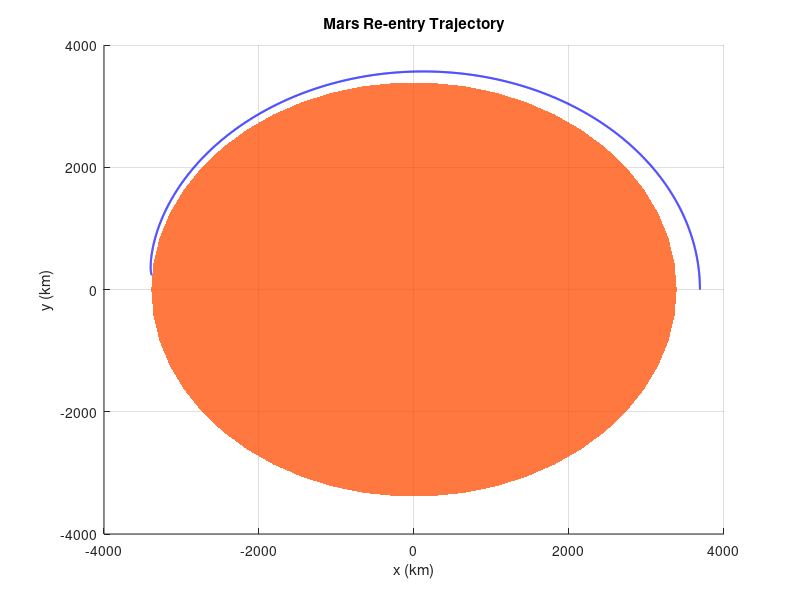

Recreate this plot in MATLAB.
%%%%%%%%%%%%%%%%%%%%%%%%%%%%%%%%%%%%%%%%%%%%%%%%%%%%%%%%%%%%%%%%%%%%%%%%%%%
%                       Mars Re-entry Simulation                            %
%                                                                           %
% This script simulates the re-entry trajectory of a spacecraft on Mars,    %
% considering the effects of gravity, drag, and lift forces. The dynamics   %
% are calculated using numerical integration, and the re-entry path is      %
% plotted in 3D.                                                            %
%                                                                           %
% Input Parameters:                                                         %
%   - Initial velocity (v0) in m/s                                          %
%   - Mass (m) of the spacecraft in kg                                      %
%   - Initial altitude (h) in meters                                        %
%   - Mars gravitational acceleration (gm) in m/s^2                         %
%   - Mars radius (Rm) in meters                                            %
%   - Mars gravitational constant (Mum) in m^3/s^2                          %
%   - Cross-sectional area (Scross) in m^2                                  %
%   - Drag coefficient (Cd)                                                 %
%   - Lift coefficient (Cl)                                                 %
%                                                                           %
% The code performs numerical integration using a time step (Dt) to update  %
% the spacecraft's position and velocity, calculating the forces at each    %
% time step. The trajectory is terminated when the spacecraft reaches the   %
% surface of Mars (impact condition).                                       %
%                                                                           %
% Author: [Florian Calatayud]                                               %
% Date: [05/2018]                                                           %
%%%%%%%%%%%%%%%%%%%%%%%%%%%%%%%%%%%%%%%%%%%%%%%%%%%%%%%%%%%%%%%%%%%%%%%%%%%

clear all;  % Remove all variables from the workspace
clc;        % Clear the command window


clear all  % Remove all variables from the workspace
clc        % Clear the command window

% Initial parameters
i = 0;
v0 = 3.35e3;   % Initial velocity in m/s
m = 3;         % Mass in kg
h = 300e3;     % Initial altitude in m
gm = 3.711;    % Mars gravitational acceleration in m/s^2
Rm = 3.3895e6; % Mars radius in m
Mum = 42828e9; % Mars gravitational constant in m^3/s^2
Scross = 0.01; % Cross-sectional area in m^2
fpa = 0;       % Flight path angle in degrees
Cd = 2;        % Drag coefficient
Cl = 0;        % Lift coefficient (no lift in this case)

% Initial position in spherical coordinates
pos_theta(1) = 0;
pos_phi(1) = 0;
pos_mag(1) = Rm + h;
[pos_x(1), pos_y(1), pos_z(1)] = sph2cart(pos_theta(1), pos_phi(1), pos_mag(1));

% Initial velocity in spherical coordinates
vit_theta(1) = (pi/2 + (pi*fpa/180));
vit_phi(1) = i;
vit_mag(1) = v0;
[vit_x(1), vit_y(1), vit_z(1)] = sph2cart(vit_theta(1), vit_phi(1), vit_mag(1));

% Initial gravity calculation
grav_theta(1) = pos_theta(1);
grav_phi(1) = pos_phi(1);
grav_mag(1) = -(Mum*m) / (pos_mag(1)^2);

Dt = 1; % Time step in seconds

% Function for Mars atmospheric density based on altitude
rho = @(x) 0.02045 * exp(-x * 0.1038e-3);

% Simulation loop
i_max = 60000 / Dt;
for i = 2:i_max
    % Gravity force calculation
    grav_theta(i) = pos_theta(i-1);
    grav_phi(i) = pos_phi(i-1);
    grav_mag(i) = -(Mum*m) / (pos_mag(i-1)^2);
    [grav_x(i), grav_y(i), grav_z(i)] = sph2cart(grav_theta(i), grav_phi(i), grav_mag(i));
    
    % Drag force calculation
    drag_theta(i) = vit_theta(i-1);
    drag_phi(i) = vit_phi(i-1);
    drag_mag(i) = -0.5 * rho(pos_mag(i-1) - Rm) * Scross * (vit_mag(i-1)^2) * Cd;
    [drag_x(i), drag_y(i), drag_z(i)] = sph2cart(drag_theta(i), drag_phi(i), drag_mag(i));
    
    % Lift force calculation (here Cl=0, so lift_mag = 0)
    lift_theta(i) = vit_theta(i-1);
    lift_phi(i) = vit_phi(i-1);
    lift_mag(i) = 0.5 * rho(pos_mag(i-1) - Rm) * Scross * (vit_mag(i-1)^2) * Cl;
    [lift_x(i), lift_y(i), lift_z(i)] = sph2cart(lift_theta(i), lift_phi(i), lift_mag(i));
    
    % Total forces
    Fdx(i) = lift_x(i) + drag_x(i);
    Fdy(i) = lift_y(i) + drag_y(i);
    Fdz(i) = lift_z(i) + drag_z(i);
    
    % Net accelerations
    net_x(i) = grav_x(i) + Fdx(i);
    net_y(i) = grav_y(i) + Fdy(i);
    net_z(i) = grav_z(i) + Fdz(i);
    
    % Update velocity
    vit_x(i) = vit_x(i-1) + (net_x(i)/m) * Dt;
    vit_y(i) = vit_y(i-1) + (net_y(i)/m) * Dt;
    vit_z(i) = vit_z(i-1) + (net_z(i)/m) * Dt;
    [vit_theta(i), vit_phi(i), vit_mag(i)] = cart2sph(vit_x(i), vit_y(i), vit_z(i));
    
    % Update position
    pos_x(i) = pos_x(i-1) + vit_x(i);
    pos_y(i) = pos_y(i-1) + vit_y(i);
    pos_z(i) = pos_z(i-1) + vit_z(i);
    [pos_theta(i), pos_phi(i), pos_mag(i)] = cart2sph(pos_x(i), pos_y(i), pos_z(i));
    
    % Impact condition
    if pos_mag(i) < Rm
        disp('Impact')
        break;
    end
end

% Plot trajectory in 3D
figure;
hold on;
% Plot Mars as a sphere
[X, Y, Z] = sphere(50);
surf(Rm*X/1000, Rm*Y/1000, Rm*Z/1000, 'FaceColor', [1 0.3 0], 'EdgeColor', 'none', 'FaceAlpha', 0.5);
colormap([1 0.3 0]);

% Plot re-entry trajectory
plot3(pos_x/1000, pos_y/1000, pos_z/1000, 'b', 'LineWidth', 1.5);
xlabel('x (km)');
ylabel('y (km)');
zlabel('z (km)');
title('Mars Re-entry Trajectory');
grid on;
hold off;
